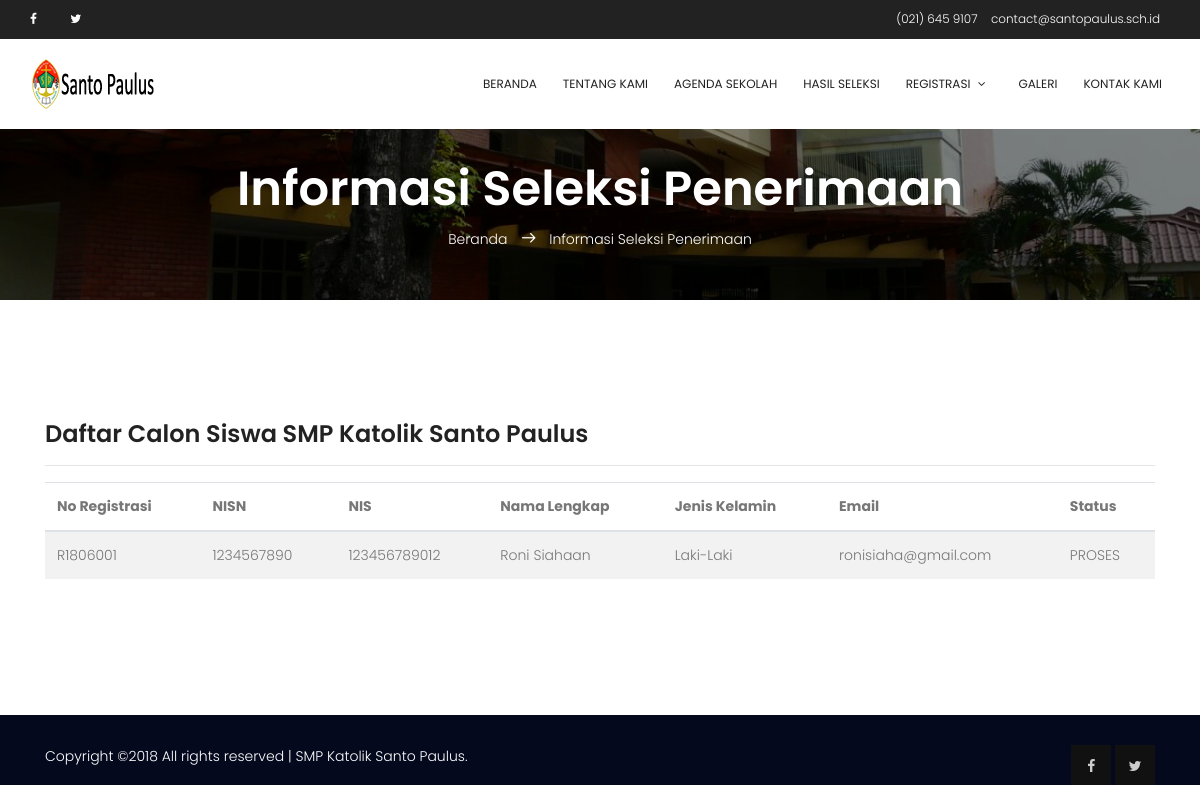
Before: /?page=pengumuman with the older database file.
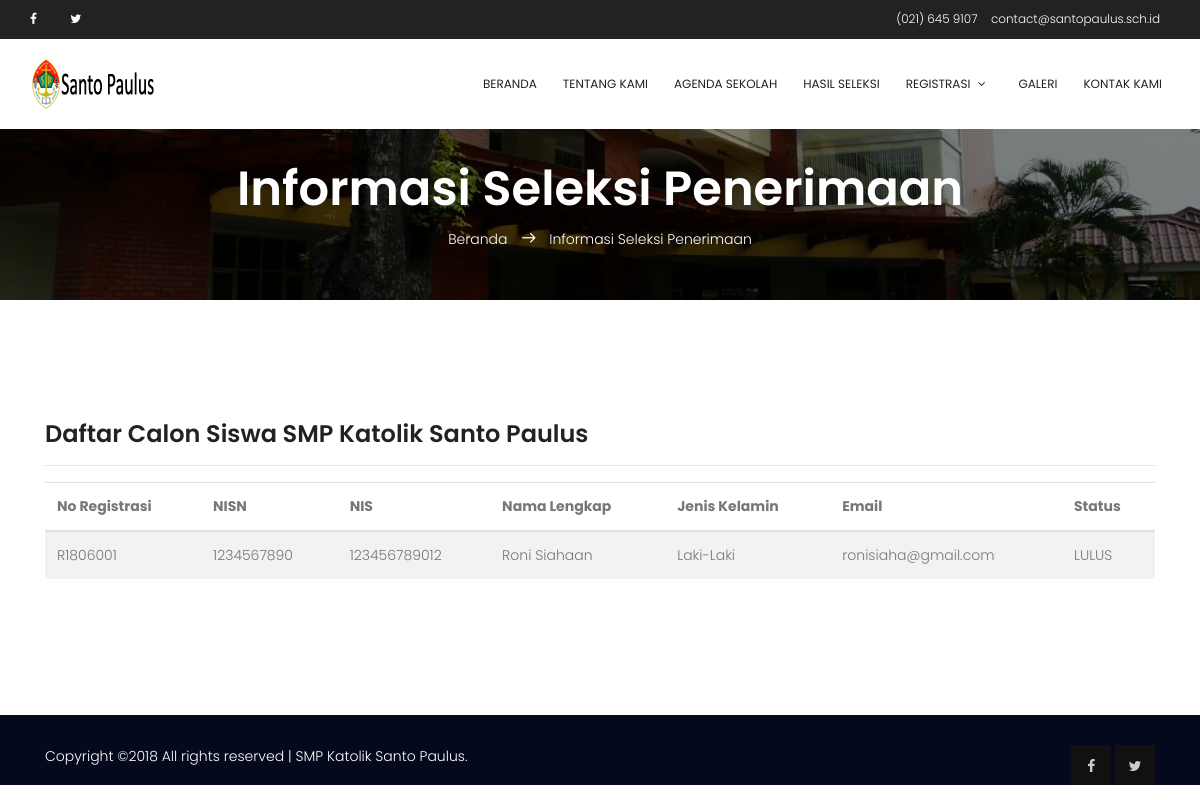
After: the same page with the newer database file.
### tables this page shows
CREATE TABLE `registrasi` (
  `reg_id` varchar(8) NOT NULL,
  `reg_date` date NOT NULL,
  `cs_nisn` varchar(10) NOT NULL,
  `reg_status` tinyint(4) NOT NULL COMMENT '1:process,2:file_verified,3:pass,4:not_pass'
);

CREATE TABLE `calon_siswa` (
  `cs_id` int(11) NOT NULL,
  `cs_nisn` varchar(10) NOT NULL,
  `cs_nis` varchar(12) NOT NULL,
  `cs_nama_lengkap` varchar(100) NOT NULL,
  `cs_tmpt_lahir` varchar(100) NOT NULL,
  `cs_tgl_lahir` date NOT NULL,
  `cs_jkel` enum('L','P') NOT NULL,
  `cs_agama` varchar(35) NOT NULL,
  `cs_no_tlp` varchar(36) NOT NULL,
  `cs_alamat_lengkap` text NOT NULL,
  `cs_nama_ayah` varchar(100) NOT NULL,
  `cs_nama_ibu` varchar(100) NOT NULL,
  `cs_nama_wali` varchar(100) NOT NULL,
  `cs_asal_sekolah` varchar(100) NOT NULL,
  `cs_email` varchar(100) NOT NULL,
  `berkas_id` int(10) NOT NULL DEFAULT '0'
);

### digi_canvas.php (called while the page is built, shortened)
<?php
require("includes/constants.php");
require('includes/class.db.php');
$database = DB::getInstance();
include("template/v_header.php");
include("template/v_content.php");
include("template/v_footer.php");
?>

### includes/constants.php (called while the page is built, shortened)
<?php
$baseurl = "http://".$_SERVER['HTTP_HOST'].str_replace(basename($_SERVER['SCRIPT_NAME']),"",$_SERVER['SCRIPT_NAME']);
?>

### includes/class.db.php (called while the page is built, shortened)
<?php
class DB
{
    private $link = null;
    static $inst = null;
    public function __construct()
    {
        try {
            $this->link = new mysqli( DB_HOST, DB_USER, DB_PASS, DB_NAME );
            $this->link->set_charset( "utf8" );
        } catch ( Exception $e ) {
            die( 'Unable to connect to database' );
        }
    }
    public function get_results( $query, $object = false )
    {
        $results = $this->link->query( $query );
        if( $this->link->error )
        {
            $this->log_db_errors( $this->link->error, $query );
            return false;
        }
        else
        {
            $row = array();
            while( $r = ( !$object ) ? $results->fetch_assoc() : $results->fetch_object() )
            {
                $row[] = $r;
            }
            return $row;
        }
    }
    static function getInstance()
    {
        if( self::$inst == null )
        {
            self::$inst = new DB();
        }
        return self::$inst;
    }
}

### modules/pengumuman/page_pengumuman.php (the view, shortened to what this page needs)
<?php
    $pagetitle = "Informasi Seleksi Penerimaan";
?>
<section class="banner-area relative">
    <div class="overlay overlay-bg"></div>
    <div class="container">
        <div class="row d-flex align-items-center justify-content-center">
            <div class="about-content col-lg-12">
                <h1 class="text-white">
                    <?php echo ucfirst($pagetitle);?>
                </h1>
                <p class="text-white link-nav"><a href="<?php echo $baseurl;?>">Beranda </a>  <span class="lnr lnr-arrow-right"></span>  <?php echo ucfirst($pagetitle);?></p>
            </div>
        </div>
    </div>
</section>
<section class="section-gap">
<div class="container">
    <div class="row">
        <div class="col-md-12">
            <h3>Daftar Calon Siswa SMP Katolik Santo Paulus</h3><hr>
            <table id="data_grid" class="table table-striped">
            <thead>
                <tr>
                    <th>No Registrasi</th>
                    <th>NISN</th>
                    <th>NIS</th>
                    <th>Nama Lengkap</th>
                    <th>Jenis Kelamin</th>
                    <th>Email</th>
                    <th>Status</th>
                </tr>
            </thead>
            <tbody>
            <?php
                $query = "SELECT r.reg_id, r.reg_status, c.* "
                        . "FROM registrasi AS r INNER JOIN calon_siswa AS c ON r.cs_nisn = c.cs_nisn "
                        . "WHERE r.reg_status <> 0 ORDER BY reg_id ASC";
                $results = $database->get_results( $query );
                foreach( $results as $row )
                {
                    $gender = $row["cs_jkel"] == "L" ? "Laki-Laki" : "Perempuan";
                    $stat = (int)$row["reg_status"];
                    switch ($stat){
                        case 1:
                            $status = strtoupper("proses");
                        break;
                        case 3:
                            $status = strtoupper("lulus");
                        break;
                    }
                        echo '<td>'.$row["reg_id"].'</td>';
                        echo '<td>'.$row["cs_nisn"].'</td>';
                        echo '<td>'.$row["cs_nis"].'</td>';
                        echo '<td>'.$row["cs_nama_lengkap"].'</td>';
                        echo '<td>'.$gender.'</td>';
                        echo '<td>'.$row["cs_email"].'</td>';
                        echo '<td>'.$status.'</td>';
                }
            ?>
            </tbody>
            </table>
        </div>
    </div>
</div>
</section>

### index.php (shortened to what this page needs)
<?php
if (file_exists('digi_canvas.php')){
    require('digi_canvas.php');
} else {
    header('HTTP/1.1 503 Service Unavailable.', TRUE, 503);
    echo 'The application environment is not set correctly.';
    exit(1);
}
?>

### template/v_header.php (shortened to what this page needs)
<!DOCTYPE html>
<html lang="zxx" class="no-js">
<head>
    <link rel="stylesheet" href="assets/css/linearicons.css">
    <link rel="stylesheet" href="assets/css/font-awesome.min.css">
    <link rel="stylesheet" href="assets/css/bootstrap.css">
    <link rel="stylesheet" href="assets/css/magnific-popup.css">
    <link rel="stylesheet" href="assets/css/nice-select.css">
    <link rel="stylesheet" href="assets/css/animate.min.css">
    <link rel="stylesheet" href="assets/css/owl.carousel.css">
    <link rel="stylesheet" href="assets/css/main.css">
    <link rel="stylesheet" href="assets/css/custom.css">
    <link rel="stylesheet" type="text/css" href="assets/plugins/DataTables/datatables.min.css"/>
    <link rel="stylesheet" type="text/css" href="assets/plugins/DataTables/DataTables-1.10.16/css/dataTables.bootstrap.min.css"/>
</head>
<body>
    <header id="header">
    <div class="header-top">
        <div class="container">
            <div class="row">
                <div class="col-lg-6 col-sm-6 col-4 header-top-left no-padding">
                    <ul>
                        <li><a href="#"><i class="fa fa-facebook"></i></a></li>
                        <li><a href="#"><i class="fa fa-twitter"></i></a></li>
                    </ul>
                </div>
                <div class="col-lg-6 col-sm-6 col-8 header-top-right no-padding">
                    <a href="tel:+6221 645 9107">(021) 645 9107</a>
                    <a href="mailto:<?php echo INFO_EMAIL;?>"><?php echo INFO_EMAIL;?></a>
                </div>
            </div>
        </div>
    </div>
    <div class="container main-menu">
        <div class="row align-items-center justify-content-between d-flex">
          <div id="logo">
              <a href="<?php echo $baseurl;?>"><img src="assets/img/logo.png" alt="" title="<?php echo WEB_TITLE;?>"/></a>
          </div>
          <nav id="nav-menu-container">
            <ul class="nav-menu">
              <li class="menu-active"><a href="<?php echo $baseurl;?>">Beranda</a></li>
              <li><a href="?page=static&q=tentang-kami">Tentang Kami</a></li>
              <li><a href="?page=agenda">Agenda Sekolah</a></li>
              <li><a href="?page=hasil-seleksi">Hasil Seleksi</a></li>
              <?php
              if ($_SESSION['isSession']){
              }else{
              ?>
              <li class="menu-has-children"><a href="#">Registrasi</a>
              </li>
              <?php
              }
              ?>
              <li><a href="?page=gallery">Galeri</a></li>
              <li><a href="?page=kontak-kami">Kontak Kami</a></li>
            </ul>
          </nav>
        </div>
    </div>
    </header>

### template/v_content.php (shortened to what this page needs)
<?php
if (empty($_SESSION['isSession'])){
    $page_files = array(
        'static'=>'modules/pages/page_content.php',
        'agenda'=>'modules/agenda/page_agenda.php',
        'detail-agenda'=>'modules/agenda/page_detail.php',
        'pengumuman'=>'modules/pengumuman/page_pengumuman.php',
        'hasil-seleksi'=>'modules/hasil-seleksi/page_seleksi.php',
        'cetak-kartu-ujian'=>'modules/registrants/page_enroll.php',
        'kontak-kami'=>'modules/contact/vform.php',
        'do_contact'=>'modules/contact/do_vform.php',
        'enroll'=>'modules/registrants/page_enroll.php',
        'do_pra_registrasi'=>'modules/registrants/do_pre_register.php',
        'do_auth'=>'digi_auth.php',
        'registrasi'=>'modules/registrants/page_enroll.php',
        'do_registrasi'=>'modules/registrants/page_enroll.php',
        'download-formulir'=>'modules/registrants/page_enroll.php',
        'do_formulir'=>'modules/registrants/page_enroll.php',
        'upload-berkas'=>'modules/registrants/page_enroll.php',
        'do_berkas'=>'modules/registrants/page_enroll.php',
        'profil-akun'=>'modules/registrants/page_enroll.php',
        'do_print_formulir'=>'modules/registrants/page_enroll.php',
        'do_update_profile'=>'modules/registrants/page_enroll.php',
        'do_update_password'=>'modules/registrants/page_enroll.php',
        'gallery'=>'modules/gallery/page_gallery.php',
        'home'=>'modules/home.php',
        'error_404'=>'modules/errors/error_404.php',
        'error_401'=>'modules/errors/error_401.php'
    );
}
if (in_array($_GET['page'],array_keys($page_files))) {
    if (file_exists($page_files[$_GET['page']])) {
        include $page_files[$_GET['page']];
    }else{
        include $page_files['error_404'];
    }
} else {
    include $page_files['home'];
}
?>

### template/v_footer.php (shortened to what this page needs)
    <footer class="footer-area">
        <div class="container">
            <div class="row">
                <p class="col-lg-8 col-sm-12 footer-text m-0 text-white">
Copyright &copy;<script>document.write(new Date().getFullYear());</script> All rights reserved | <?php echo WEB_TITLE;?>.</p>
                <div class="col-lg-4 col-sm-12 footer-social">
                    <a href="#"><i class="fa fa-facebook"></i></a>
                    <a href="#"><i class="fa fa-twitter"></i></a>
                </div>
            </div>
        </div>
    </footer>
</body>
</html>

### assets/css/main.css (style rules this page uses)
body { color:#777;font-family:"Poppins",sans-serif;font-size:14px;font-weight:300;line-height:1.625em;position:relative }
ol,ul { margin:0;padding:0;list-style:none }
a { -webkit-transition:all 0.3s ease 0s;-moz-transition:all 0.3s ease 0s;-o-transition:all 0.3s ease 0s;transition:all 0.3s ease 0s }
a,a:focus,a:hover { text-decoration:none;outline:0 }
h1,h2,h3,h4,h5,h6 { font-family:"Poppins",sans-serif;color:#222;line-height:1.2em !important;margin-bottom:0;margin-top:0;font-weight:600 }
h1,.h1 { font-size:36px }
h3,.h3 { font-size:24px }
td,th { border-radius:0px }
.text-white { color:#fff }
.relative { position:relative }
.overlay { position:absolute;left:0;right:0;top:0;bottom:0 }
.no-padding { padding:0 }
h1 { font-size:36px }
h3 { font-size:24px }
h1,h2,h3,h4,h5,h6 { line-height:1.5em }
.header-top { font-size:12px;padding:8px;background-color:#222222 }
.header-top a { color:#fff }
.header-top ul li { display:inline-block;margin-right:30px }
.header-top .header-top-left i { -webkit-transition:all 0.3s ease 0s;-moz-transition:all 0.3s ease 0s;-o-transition:all 0.3s ease 0s;transition:all 0.3s ease 0s }
.header-top .header-top-right { text-align:right }
.header-top .header-top-right a { margin-right:10px }
.main-menu { padding-top:20px }
#header { padding:0px 0px 20px 0px;position:fixed;left:0;top:0;right:0;transition:all 0.5s;z-index:997;background:#fff !important }
#header #logo img { padding:0;margin:0 }
.nav-menu,.nav-menu * { margin:0;padding:0;list-style:none }
.nav-menu li { position:relative;white-space:nowrap }
.nav-menu>li { float:left }
.sf-arrows .sf-with-ul { padding-right:30px }
.sf-arrows .sf-with-ul:after { content:"\f107";position:absolute;right:15px;font-family:FontAwesome;font-style:normal;font-weight:normal }
#nav-menu-container { margin:0 }
.nav-menu a { padding:0 8px 0px 8px;text-decoration:none;display:inline-block;color:#222;font-weight:400;font-size:12px;text-transform:uppercase;outline:none }
.nav-menu>li { margin-left:10px }
#mobile-nav { position:fixed;top:0;padding-top:18px;bottom:0;z-index:998;background:rgba(0,0,0,0.8);left:-260px;width:260px;overflow-y:auto;transition:0.4s }
#mobile-nav ul { padding:0;margin:0;list-style:none }
#mobile-nav ul li { position:relative }
#mobile-nav ul li a { color:#fff;font-size:13px;text-transform:uppercase;overflow:hidden;padding:10px 22px 10px 15px;position:relative;text-decoration:none;width:100%;display:block;outline:none;font-weight:400 }
.section-gap { padding:120px 0 }
.banner-area { background:url(../img/banner-bg.jpg) center;background-size:cover }
.banner-area .overlay { background:#000;opacity:.5 }
.footer-area { background:#04091e;padding-top:100px }
.footer-social { text-align:right }
.footer-social a { background:#111111;width:20px;width:40px;display:inline-table;height:40px;text-align:center;padding-top:10px;-webkit-transition:all 0.3s ease 0s;-moz-transition:all 0.3s ease 0s;-o-transition:all 0.3s ease 0s;transition:all 0.3s ease 0s }
.footer-social i { color:#cccccc;-webkit-transition:all 0.3s ease 0s;-moz-transition:all 0.3s ease 0s;-o-transition:all 0.3s ease 0s;transition:all 0.3s ease 0s }
.link-nav { margin-top:10px;margin-bottom:0px }
.about-content { margin-top:110px;padding:50px 0px;text-align:center }
.about-content h1 { font-size:48px;font-weight:600 }
.about-content a { color:#fff;font-weight:300;font-size:14px }
.about-content .lnr { margin:0px 10px;font-weight:600 }

### assets/css/custom.css (style rules this page uses)
.footer-area { background:#04091e;padding-top:30px }

Changed rows visible on the page:
changed registrasi "Roni Siahaan": status "PROSES" → "LULUS"
